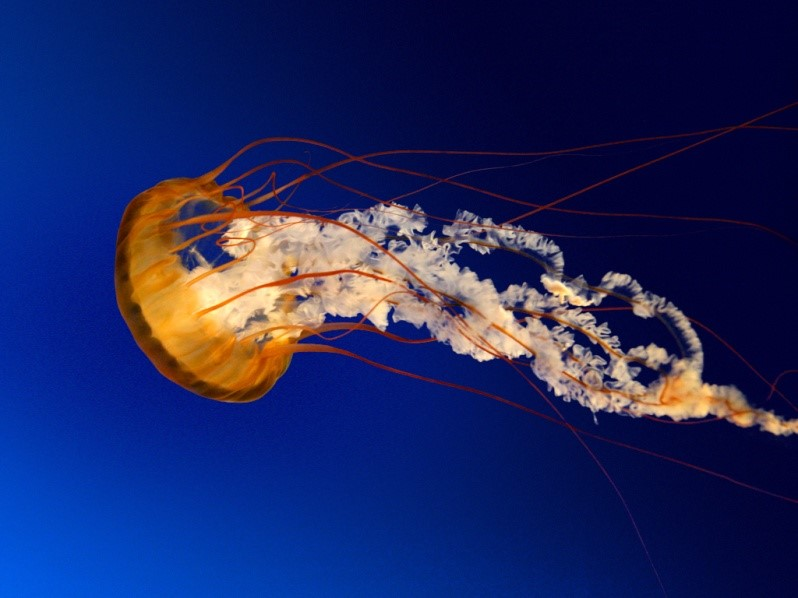
%> input picture image_watermarking/matlab_projects/17(best)/Color DWT-SVD watermarking/wavelet/m1.jpg, 798 x 598 px
$ octave wavelet_extract.m   (GNU Octave 9; MATLAB toolbox functions it lacks are replaced by stand-ins)
%> lines starting %> are read from the running program, lines starting %| are printed output that depends on the picture
clc
close all

%host

rgbimage=imresize(imread('m1.jpg'),[512 512]);
figure;
imshow(rgbimage);
title('Original color image');
%ycbcr=rgb2ycbcr(rgbimage);
[h_LL,h_LH,h_HL,h_HH]=dwt2(rgbimage,'db2');
img=h_LL;
red1=img(:,:,1);
green1=img(:,:,2);
blue1=img(:,:,3);
[U_imgr1,S_imgr1,V_imgr1]= svd(red1);
[U_imgg1,S_imgg1,V_imgg1]= svd(green1);
[U_imgb1,S_imgb1,V_imgb1]= svd(blue1);

%watermark

rgbimage=imresize(imread('babow5.png'),[512 512]);
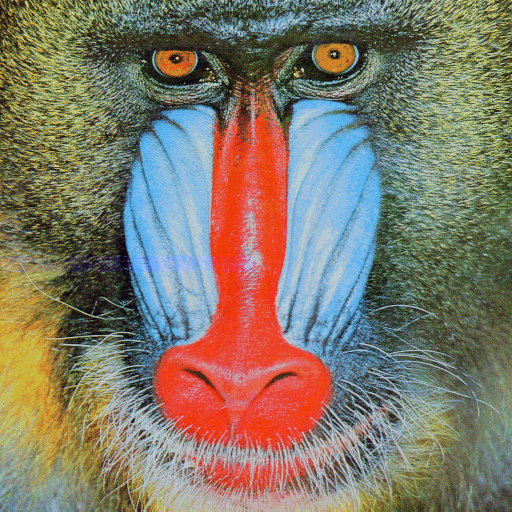
%> input picture image_watermarking/matlab_projects/17(best)/Color DWT-SVD watermarking/wavelet/babow5.png, 512 x 512 px
%> rgbimage is the input picture: size 512x512x3 uint8; mean R, G, B 129.6, 121.5, 105.5
figure;
imshow(rgbimage);
title('Watermark image');
%ycbcr=rgb2ycbcr(rgbimage);
[w_LL,w_LH,w_HL,w_HH]=dwt2(rgbimage,'db2');
img_wat=w_LL;
red2=img_wat(:,:,1);
green2=img_wat(:,:,2);
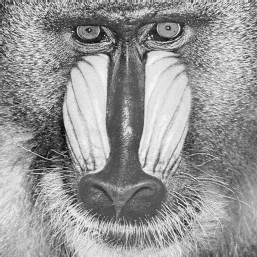
%> green2: size 257x257 double; min -21.99, max 426, mean 243.1; drawn with min black and max white
blue2=img_wat(:,:,3);
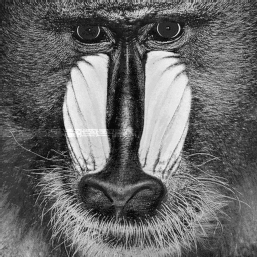
%> blue2: size 257x257 double; min -3.26, max 512.1, mean 210.7; drawn with min black and max white
[U_imgr2,S_imgr2,V_imgr2]= svd(red2);
[U_imgg2,S_imgg2,V_imgg2]= svd(green2);
[U_imgb2,S_imgb2,V_imgb2]= svd(blue2);

%watermarked

rgbimage=imresize(imread('Watermarked.jpg'),[512,512]);
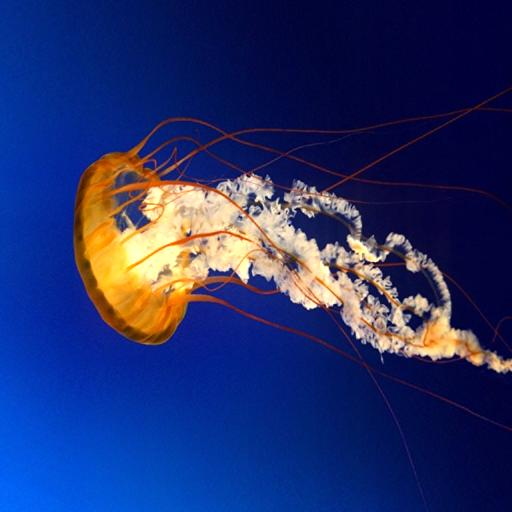
%> input picture image_watermarking/matlab_projects/17(best)/Color DWT-SVD watermarking/wavelet/Watermarked.jpg, 512 x 512 px
%> rgbimage is the input picture: size 512x512x3 uint8; mean R, G, B 36.6, 48.8, 108.1

%Salt & Paper Noise Attack

%rgbimage = imnoise(rgbimage,'salt & pepper',0.01);

%Cropped attack

%rgbimage=imresize(imcrop(rgbimage,[200,200,200,200]),[512,512]);

%Rotate Attack

%rgbimage=imrotate(rgbimage,-1,'bilinear','crop');


figure;
imshow(rgbimage);
title('Watermarked image');
%ycbcr1=rgb2ycbcr(rgbimage);
[wm_LL,wm_LH,wm_HL,wm_HH]=dwt2(rgbimage,'db2');
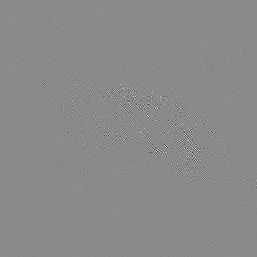
%> wm_HH: size 257x257x3 double; mean R, G, B 0, 0, 0; mean of the top-left, top-right, bottom-left and bottom-right quarters 0, 0, 0, 0; drawn with min black and max white
img_w=wm_LL;
red3=img_w(:,:,1);
green3=img_w(:,:,2);
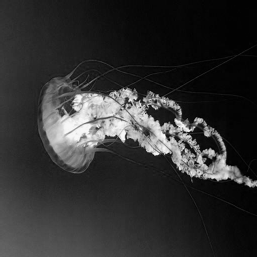
%> green3: size 257x257 double; min -4.71, max 526.6, mean 97.4; drawn with min black and max white
blue3=img_w(:,:,3);
[U_imgr3,S_imgr3,V_imgr3]= svd(red3);
[U_imgg3,S_imgg3,V_imgg3]= svd(green3);
[U_imgb3,S_imgb3,V_imgb3]= svd(blue3);


S_ewatr=(S_imgr3-S_imgr1)/0.10;
S_ewatg=(S_imgg3-S_imgg1)/0.10;
S_ewatb=(S_imgb3-S_imgb1)/0.10;

ewatr = U_imgr2*S_ewatr*V_imgr2';
ewatg = U_imgg2*S_ewatg*V_imgg2';
ewatb = U_imgb2*S_ewatb*V_imgb2';

ewat=cat(3,ewatr,ewatg,ewatb);

newwatermark_LL=ewat;

%output

rgb2=idwt2(newwatermark_LL,w_LH,w_HL,w_HH,'db2');
figure;
I=uint8(rgb2);
%I=ycbcr2rgb(I);
imshow((I));
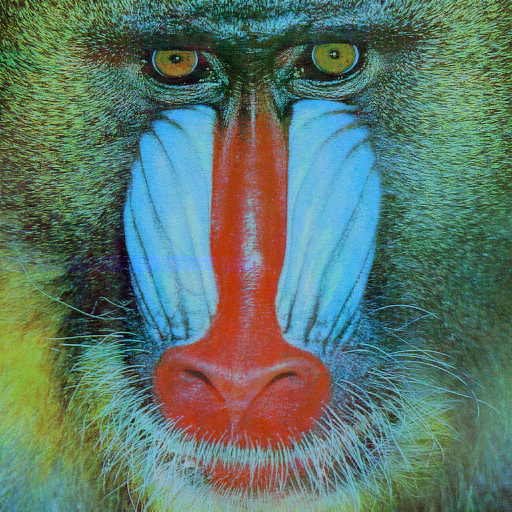
%> displayed picture: size 512x512x3, on the screen's scale of 0 to 255; mean R, G, B 92.9, 119, 106.3
imwrite(I,'EWatermark.jpg');title('Extracted Watermark');
